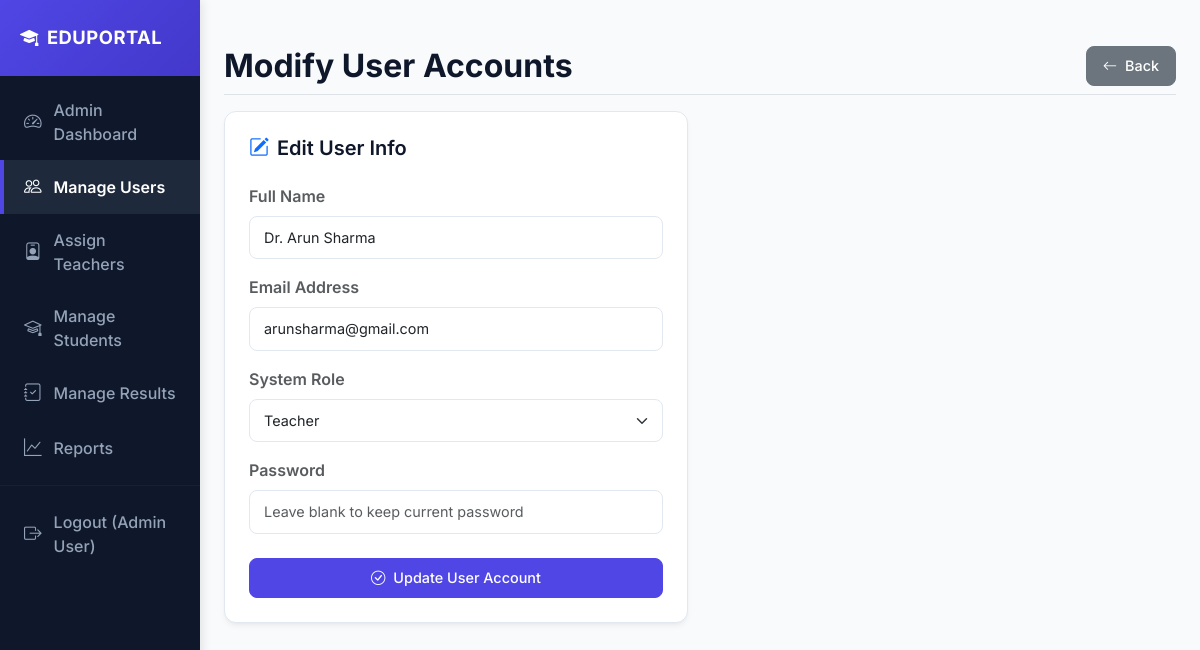
Screenshot of /admin_user_edit.php?id=2 (signed in) with the database file from the repository.
### tables this page shows
CREATE TABLE users (
  id INT AUTO_INCREMENT PRIMARY KEY,
  name VARCHAR(100),
  email VARCHAR(150) UNIQUE,
  password VARCHAR(255),
  role ENUM('admin','teacher','student') DEFAULT 'student',
  created_at TIMESTAMP DEFAULT CURRENT_TIMESTAMP
);

### config/db.php (called while the page is built, shortened)
<?php
function esc($v){ return htmlspecialchars(trim($v), ENT_QUOTES, 'UTF-8'); }
?>

### admin_user_edit.php (the view, shortened to what this page needs)
<?php require_once 'includes/header.php'; if($user['role']!='admin') die('Unauthorized');
$id = isset($_GET['id'])?intval($_GET['id']):0;
$stmt=$conn->prepare('SELECT * FROM users WHERE id=?'); $stmt->bind_param('i',$id); $stmt->execute(); $u=$stmt->get_result()->fetch_assoc();
?><!doctype html>
<html>
<head>
  <link href="https://cdn.jsdelivr.net/npm/bootstrap@5.3.2/dist/css/bootstrap.min.css" rel="stylesheet">
  <link rel="stylesheet" href="https://cdn.jsdelivr.net/npm/bootstrap-icons@1.11.2/font/bootstrap-icons.min.css">
  <link rel="stylesheet" href="style.css">
</head>
<body>
  <div class="container-fluid">
    <div class="row">
      <?php include 'includes/sidebar.php'; ?>
      <main class="col-md-9 ms-sm-auto col-lg-10 px-md-4">
        <div class="d-flex justify-content-between align-items-center pt-3 pb-2 mb-3 border-bottom">
          <h2 class="h2 page-title mb-0">Modify User Accounts</h2>
          <a class="btn btn-secondary" href="admin_manage_users.php"><i class="bi bi-arrow-left me-1"></i> Back</a>
        </div>
        <div class="row">
          <div class="col-md-6">
            <div class="card p-4">
              <h5 class="card-title mb-4"><i class="bi bi-pencil-square text-primary me-2"></i>Edit User Info</h5>
              <form method="post">
                <div class="mb-3">
                  <label class="form-label fw-semibold text-muted">Full Name</label>
                  <input name="name" value="<?=esc($u['name'])?>" class="form-control" required>
                </div>
                <div class="mb-3">
                  <label class="form-label fw-semibold text-muted">Email Address</label>
                  <input name="email" value="<?=esc($u['email'])?>" class="form-control" type="email" required>
                </div>
                <div class="mb-3">
                  <label class="form-label fw-semibold text-muted">System Role</label>
                  <select name="role" class="form-select">
                    <option value="teacher" <?=($u['role']=='teacher')?'selected':''?>>Teacher</option>
                  </select>
                </div>
                <div class="mb-3">
                  <label class="form-label fw-semibold text-muted">Password</label>
                  <input name="password" class="form-control" placeholder="Leave blank to keep current password">
                </div>
                <button class="btn btn-primary w-100 py-2.5 mt-2" name="save">
                  <i class="bi bi-check-circle me-1"></i> Update User Account
                </button>
              </form>
            </div>
          </div>
        </div>
      </main>
    </div>
  </div>
</body>
</html>

### style.css (style rules this page uses)
:root { --bg-primary: #f8fafc; --text-main: #1e293b; --text-muted: #64748b; --sidebar-bg: #0f172a; --sidebar-hover: #1e293b; --primary: #4f46e5; --primary-hover: #4338ca; --border-color: #e2e8f0; --card-shadow: 0 4px 6px -1px rgb(0 0 0 / 0.05), 0 2px 4px -2px rgb(0 0 0 / 0.05); }
body { font-family: 'Inter', sans-serif; background-color: var(--bg-primary); color: var(--text-main); margin: 0; padding: 0; }
main { padding: 30px 40px; }
.page-title { font-weight: 700; color: var(--sidebar-bg); margin-bottom: 24px; }
.card { background-color: #ffffff; border: 1px solid var(--border-color); border-radius: 12px; box-shadow: var(--card-shadow); transition: transform 0.2s ease, box-shadow 0.2s ease; }
.card-title { font-weight: 600; color: var(--sidebar-bg); }
.form-control, .form-select { border-radius: 8px; border: 1px solid var(--border-color); padding: 10px 14px; font-size: 0.9rem; transition: border-color 0.2s ease, box-shadow 0.2s ease; }
.btn { border-radius: 8px; font-weight: 500; padding: 8px 16px; font-size: 0.9rem; transition: all 0.2s ease; }
.btn-primary { background-color: var(--primary); border-color: var(--primary); }

### rows the page displays
users: name "Dr. Arun Sharma", email "arunsharma@gmail.com", role "Teacher"

### other values shown
$user['name'] "Admin User"
